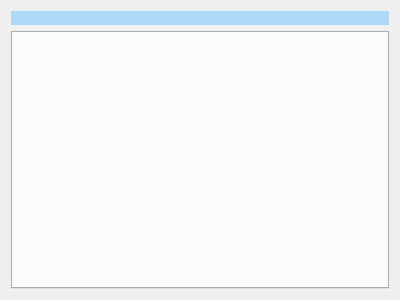
<?xml version="1.0" encoding="UTF-8"?>
<ui version="4.0">
 <class>Form</class>
 <widget class="QWidget" name="Form">
  <property name="geometry">
   <rect>
    <x>0</x>
    <y>0</y>
    <width>400</width>
    <height>300</height>
   </rect>
  </property>
  <property name="windowTitle">
   <string>Cavity Parking</string>
  </property>
  <layout class="QVBoxLayout" name="verticalLayout">
   <item>
    <widget class="QLabel" name="label_2">
     <property name="styleSheet">
      <string notr="true">background-color: rgb(175, 217, 248)</string>
     </property>
     <property name="text">
      <string/>
     </property>
     <property name="alignment">
      <set>Qt::AlignCenter</set>
     </property>
    </widget>
   </item>
   <item>
    <widget class="QTabWidget" name="tabWidget"/>
   </item>
  </layout>
 </widget>
 <resources/>
 <connections/>
</ui>
